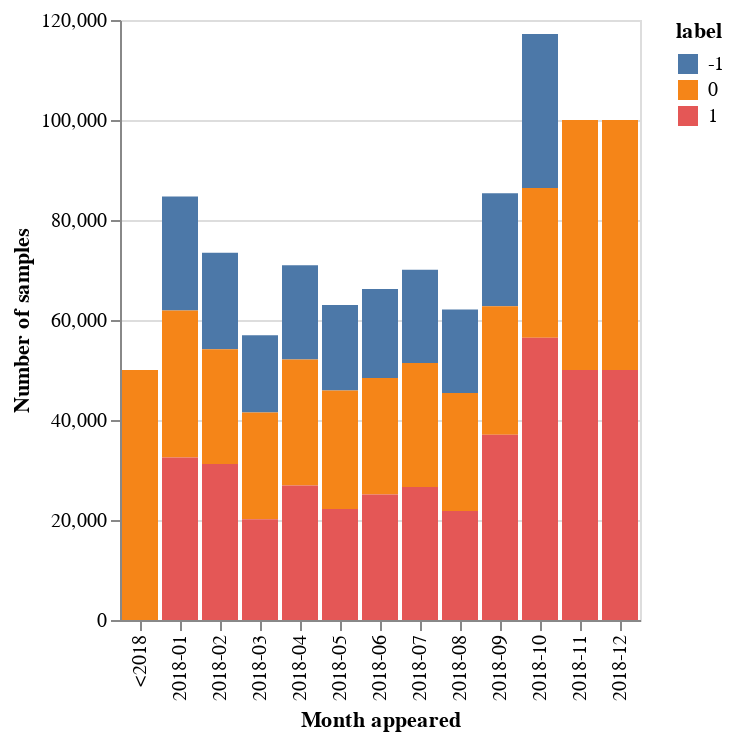

This figure's notebook cell:
### Code cell
plotdf = emberdf.copy()
plotdf.loc[plotdf["appeared"] < "2018-01", "appeared"] = " <2018"
gbdf2 = plotdf.groupby(["appeared", "label"]).count().reset_index()
#alt.Chart(gbdf2).mark_bar().encode(
 #   alt.X('appeared:O', axis=alt.Axis(title='Month appeared')),
  #  alt.Y('sum(sha256):Q', axis=alt.Axis(title='Number of samples')),
   # alt.Color('label:N', scale=alt.Scale(range=["#00b300", "#3333ff", "#ff3333"]), legend=alt.Legend(values=["unlabeled", "benign", "malicious"]))
#)
alt.Chart(gbdf2).mark_bar().encode(
    alt.X('appeared:O', axis=alt.Axis(title='Month appeared')),
    alt.Y('sum(sha256):Q', axis=alt.Axis(title='Number of samples')),
    alt.Color('label:N')
)

### Figure 1 — Vega-Lite specification as saved in the notebook (floating-point values rounded to 4 significant figures)
{"config": {"view": {"continuousWidth": 400, "continuousHeight": 300}}, "data": {"name": "data-58528f5c24b12afa02602281cb716a74"}, "mark": "bar", "encoding": {"color": {"type": "nominal", "field": "label"}, "x": {"type": "ordinal", "axis": {"title": "Month appeared"}, "field": "appeared"}, "y": {"type": "quantitative", "aggregate": "sum", "axis": {"title": "Number of samples"}, "field": "sha256"}}, "$schema": "https://vega.github.io/schema/vega-lite/v4.8.1.json", "datasets": {"data-58528f5c24b12afa02602281cb716a74": [{"appeared": " <2018", "label": 0, "sha256": 50000, "subset": 50000, "avclass": 0}, {"appeared": "2018-01", "label": -1, "sha256": 22788, "subset": 22788, "avclass": 10482}, {"appeared": "2018-01", "label": 0, "sha256": 29423, "subset": 29423, "avclass": 0}, {"appeared": "2018-01", "label": 1, "sha256": 32491, "subset": 32491, "avclass": 30723}, {"appeared": "2018-02", "label": -1, "sha256": 19319, "subset": 19319, "avclass": 9644}, {"appeared": "2018-02", "label": 0, "sha256": 22915, "subset": 22915, "avclass": 0}, {"appeared": "2018-02", "label": 1, "sha256": 31222, "subset": 31222, "avclass": 29368}, {"appeared": "2018-03", "label": -1, "sha256": 15404, "subset": 15404, "avclass": 6432}, {"appeared": "2018-03", "label": 0, "sha256": 21373, "subset": 21373, "avclass": 0}, {"appeared": "2018-03", "label": 1, "sha256": 20152, "subset": 20152, "avclass": 19080}, {"appeared": "2018-04", "label": -1, "sha256": 18880, "subset": 18880, "avclass": 8685}, {"appeared": "2018-04", "label": 0, "sha256": 25190, "subset": 25190, "avclass": 0}, {"appeared": "2018-04", "label": 1, "sha256": 26892, "subset": 26892, "avclass": 26061}, {"appeared": "2018-05", "label": -1, "sha256": 17088, "subset": 17088, "avclass": 7232}, {"appeared": "2018-05", "label": 0, "sha256": 23719, "subset": 23719, "avclass": 0}, {"appeared": "2018-05", "label": 1, "sha256": 22193, "subset": 22193, "avclass": 21530}, {"appeared": "2018-06", "label": -1, "sha256": 17794, "subset": 17794, "avclass": 8010}, {"appeared": "2018-06", "label": 0, "sha256": 23285, "subset": 23285, "avclass": 0}, {"appeared": "2018-06", "label": 1, "sha256": 25116, "subset": 25116, "avclass": 23963}, {"appeared": "2018-07", "label": -1, "sha256": 18643, "subset": 18643, "avclass": 8496}, {"appeared": "2018-07", "label": 0, "sha256": 24799, "subset": 24799, "avclass": 0}, {"appeared": "2018-07", "label": 1, "sha256": 26622, "subset": 26622, "avclass": 25880}, {"appeared": "2018-08", "label": -1, "sha256": 16693, "subset": 16693, "avclass": 6794}, {"appeared": "2018-08", "label": 0, "sha256": 23634, "subset": 23634, "avclass": 0}, {"appeared": "2018-08", "label": 1, "sha256": 21791, "subset": 21791, "avclass": 20590}, {"appeared": "2018-09", "label": -1, "sha256": 22583, "subset": 22583, "avclass": 11893}, {"appeared": "2018-09", "label": 0, "sha256": 25707, "subset": 25707, "avclass": 0}, {"appeared": "2018-09", "label": 1, "sha256": 37062, "subset": 37062, "avclass": 35708}, {"appeared": "2018-10", "label": -1, "sha256": 30808, "subset": 30808, "avclass": 18765}, {"appeared": "2018-10", "label": 0, "sha256": 29955, "subset": 29955, "avclass": 0}, {"appeared": "2018-10", "label": 1, "sha256": 56459, "subset": 56459, "avclass": 56343}, {"appeared": "2018-11", "label": 0, "sha256": 50000, "subset": 50000, "avclass": 0}, {"appeared": "2018-11", "label": 1, "sha256": 50000, "subset": 50000, "avclass": 49796}, {"appeared": "2018-12", "label": 0, "sha256": 50000, "subset": 50000, "avclass": 0}, {"appeared": "2018-12", "label": 1, "sha256": 50000, "subset": 50000, "avclass": 49525}]}}
